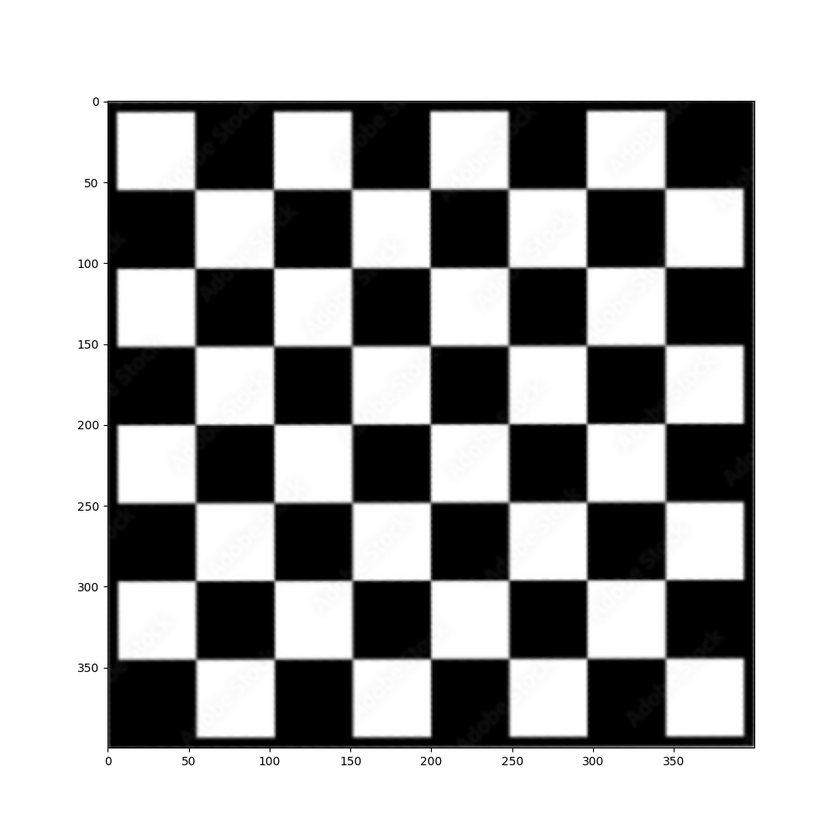
#> input picture data/corrected_image.png, 840 x 840 px, shrunk from 1000 x 1000 before the run; its folder holds only this picture in this run
$ python perspective_transformation.py -i data/corrected_image.png
#> lines starting #> are read from the running program, lines starting #| are printed output that depends on the picture; after the words box and inside, x2 and y2 are one past the last pixel; in counts of white or black regions, pixels touching at a corner belong together
import cv2
import numpy as np
import matplotlib.pyplot as plt
import argparse
import os

def correct_skewed_image(input_path, output_path=None, square_size=50):
    """
    Corrects a skewed chessboard image

    Args:
        input_path: Path to the skewed image
        output_path: Path to save the corrected image
        square_size: Size of each chess square in pixels

    Returns:
        The corrected image
    """
#> called with input_path = 'data/corrected_image.png', output_path = './data/corrected_corrected_image.png', square_size = 50
    # Load the skewed chessboard image
    image = cv2.imread(input_path)
#> image is the input picture: shape (840, 840, 3); min 0, max 255, mean 173.9
    if image is None:
        raise ValueError(f"Could not read image at {input_path}")

    gray = cv2.cvtColor(image, cv2.COLOR_BGR2GRAY)
    blur = cv2.GaussianBlur(gray, (5, 5), 0)
    edges = cv2.Canny(blur, 50, 150)
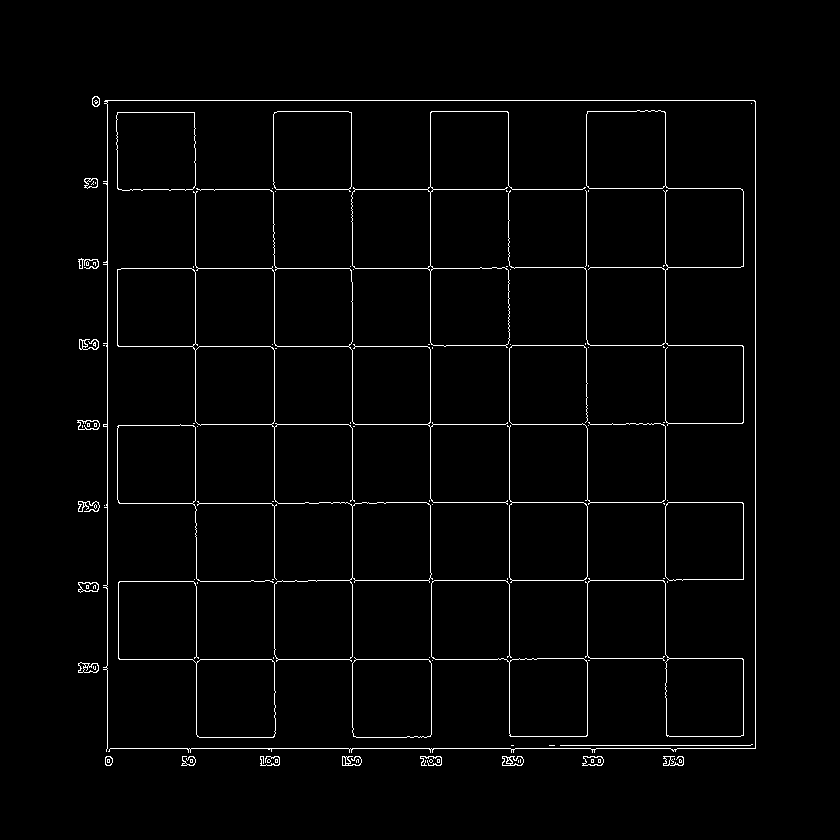
#> edges: shape (840, 840); 2% white in thin lines or dots, all inside (x1, y1, x2, y2) = (77, 96, 756, 766)

    # Find contours
    contours, _ = cv2.findContours(edges, cv2.RETR_EXTERNAL, cv2.CHAIN_APPROX_SIMPLE)
#> contours = 91 contours, 65 with area under 20; largest, box (x1, y1, x2, y2) and area: (117, 268, 433, 662) 24370, (351, 111, 586, 348) 12233, (352, 657, 432, 738) 6124, (508, 110, 744, 426) 6098, (118, 581, 276, 738) 6096

    # Sort by area
    contours = sorted(contours, key=cv2.contourArea, reverse=True)
    board_contour = contours[0]
#> board_contour = contour of 205 points, box (x1, y1, x2, y2) (117, 268, 433, 662), area 24370

    # Approximate the contour to get a quadrilateral
    epsilon = 0.02 * cv2.arcLength(board_contour, True)
#> epsilon = 38.68
    approx = cv2.approxPolyDP(board_contour, epsilon, True)
#> approx = contour of 17 points, box (x1, y1, x2, y2) (117, 269, 431, 662), area 24483

    if len(approx) == 4:
        # Order the corners
        pts = np.array([pt[0] for pt in approx], dtype='float32')

        # Sort the points
        def order_points(pts):
            rect = np.zeros((4, 2), dtype="float32")
            s = pts.sum(axis=1)
            diff = np.diff(pts, axis=1)

            rect[0] = pts[np.argmin(s)]
            rect[2] = pts[np.argmax(s)]
            rect[1] = pts[np.argmin(diff)]
            rect[3] = pts[np.argmax(diff)]

            return rect

        rect = order_points(pts)

        dst_size = 8 * square_size
        dst = np.array([
            [0, 0],
            [dst_size - 1, 0],
            [dst_size - 1, dst_size - 1],
            [0, dst_size - 1]
        ], dtype="float32")

        # Perspective transform
        #get the perspective transfrom matrix
        M = cv2.getPerspectiveTransform(rect, dst)
        warped = cv2.warpPerspective(image, M, (dst_size, dst_size))

        # Save the corrected image
        if output_path:
            plt.figure(figsize=(10, 10))
            plt.imshow(cv2.cvtColor(warped, cv2.COLOR_BGR2RGB))
            plt.axis('off')
            plt.savefig(output_path, bbox_inches='tight')
            plt.close()
            print(f"Corrected image saved to {output_path}")

        return warped
    else:
        print("Chessboard corners not detected correctly.")
        return None

def get_default_output_path(input_path):
    """
    Generate default output path based on input filename
    """
    # Get the input filename without extension
    input_filename = os.path.splitext(os.path.basename(input_path))[0]

    # Create output directory if it doesn't exist
    #corrected image is saved into data folder itself
    os.makedirs('./data', exist_ok=True)

    # Generate output path
    return f'./data/corrected_{input_filename}.png'

if __name__ == "__main__":
    # Set up argument parser

    parser = argparse.ArgumentParser(description='Correct skewed chessboard images')

    # Add arguments
    parser.add_argument('--input', '-i', required=True,
                        help='Path to the skewed chessboard image')
    parser.add_argument('--output', '-o',
                        help='Path to save the corrected image (default: ./data/corrected_[input_filename].png)')
    parser.add_argument('--square_size', '-s', type=int, default=50,
                        help='Size of each chess square in pixels (default: 50)')

    # Parse arguments
    args = parser.parse_args()


    if args.output is None:
        args.output = get_default_output_path(args.input)


    correct_skewed_image(args.input, args.output, args.square_size)
